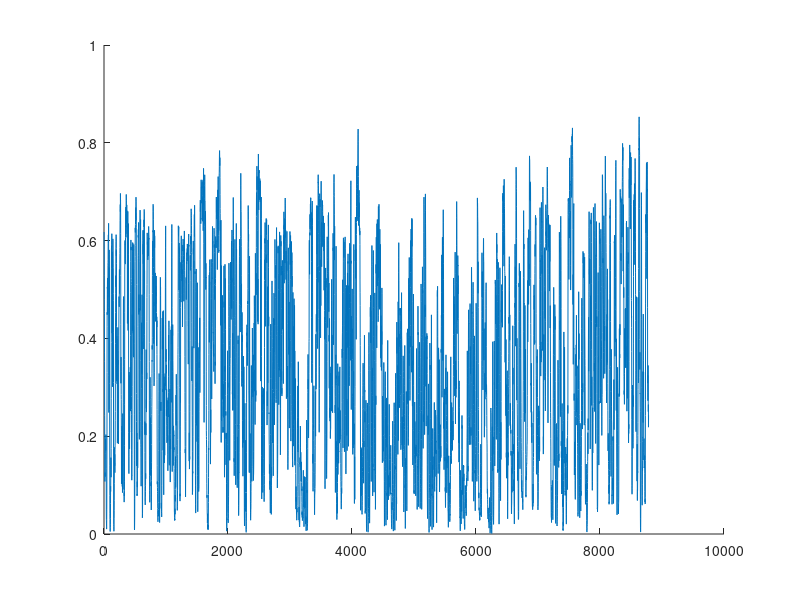

MATLAB code for this plot: (Note: this script raises an error after producing the figure.)
clear all
close all
clc
%% Load in the wind generation data
addpath(genpath('~/CEE272R')) % set main path
% addpath(genpath('~/cvx_temp')) % set cvx path % Oskar
load('HourlyWindGenTX.mat') % Raw hourly wind generation and forecast data
%old % load('WindGenRampResults.mat') % Ramp detection algorithm results
load('ramps_real_new.mat') % new extracted real ramps

%% algorithm hyperparameters
% max(ActualGeneration) % 8.5304e+03
% max(HouraheadForecast) % 9.4779e+03
% choose normalization factor to 10,000 MW to be consistant with max of
% actual and forecast generation
pre_scale_factor = 10000;
% hyperparameter for L1TF - determines how many points are used to fit
% curve -> lower lambda, more points (regularization term)
lambda = 0.1;

% scale inputs instead of handling scaling later
real = ActualGeneration / pre_scale_factor;
pred = HouraheadForecast / pre_scale_factor;
scale_factor = 1;



%% run algorithm 
% only do if necessary, takes long
%[ramps_real_up, ramps_real_down] = detect_ramps(ActualGeneration, scale_factor, lambda);
%% run algorithm
%[ramps_pred_up, ramps_pred_down] = detect_ramps(HouraheadForecast, scale_factor, lambda);

%% e.g. plot the extracted ramps
figure(1); hold on;
plot(real)
plot_ramps_simple(ramps_real_up , ramps_real_down)
legend ('Detected up (real)','Detected down (real)')

%% extract corresponding ?ramps? from other time series
r2p_up = compare_ramps(ramps_real_up,pred,scale_factor);
r2p_down = compare_ramps(ramps_real_down,pred,scale_factor);
%%
% p2r_up = compare_ramps(ramps_pred_up,real,scale_factor);
% p2r_down = compare_ramps(ramps_pred_down,real,scale_factor);

%% plot extracted ramps and corresponding time series ramps
figure; hold on;
% plot(real)
plot_ramps(r2p_up, r2p_down)
legend ('Detected up (real)','Detected down (real)','ts up','ts down')
%%
% figure(3); hold on;
% plot_ramps(p2r_up, p2r_down)
% legend ('Detected up (pred)','Detected down (pred)','ts up','ts down')

%%  calculate the difference between detected ramps and the corresponding forecast time series (detected - time series)
[r2p_diff_up, r2p_diff_down] = compare_diffs(r2p_up, r2p_down);
%%
% [p2r_diff_up, p2r_diff_down] = compare_diffs(p2r_up, p2r_down);

%% plot differences
figure; hold on;
plot_diffs(r2p_diff_up, r2p_diff_down, '(Real to Pred)')
%%
figure
plot_diffs_RR(r2p_diff_up, r2p_diff_down, '(Real to Pred)')
%%
% figure(5); hold on;
% plot_diffs(p2r_diff_up, p2r_diff_down, '(Pred to Real)')
% figure
% plot_diffs_RR(p2r_diff_up, p2r_diff_down, '(Pred to Real)')


%% Calculate RR
rr = @(x) (x(:,4) - x(:,3)) ./ (x(:,2) - x(:,1));
rr2 = @(x) (x(:,6) - x(:,5)) ./ (x(:,2) - x(:,1));
r2p_RR_up = [rr(r2p_up), rr2(r2p_up)];
r2p_RR_down = - [rr(r2p_down), rr2(r2p_down)];

%% plot RR
figure
plot_RR(r2p_RR_up, r2p_RR_down, 'Real','Pred')

%% calculate swing
swing_real_up = r2p_up(:,4)-r2p_up(:,3);
swing_pred_up = r2p_up(:,6)-r2p_up(:,5);

swing_real_down = r2p_down(:,3)-r2p_down(:,4);
swing_pred_down = r2p_down(:,5)-r2p_down(:,6);

swing_real_all = [swing_real_up;swing_real_down];
swing_pred_all = [swing_pred_up;swing_pred_down];

%% Swing Plots
scenarios = ['Real Ramps                 ';
             'Extrapolated Forecast Ramps'];
% scenarios_dif = 'Difference (Real - Pred)   ';
swing(:,1) = swing_real_all;
swing(:,2) = swing_pred_all;
swing_dif = swing_real_all - swing_pred_all;
%%
figure
boxplot(swing, scenarios);
ylabel('MW')
title('Swing Comparison')
%%
figure
% boxplot(swing_dif, scenarios_dif);
boxplot(swing_dif);
ylabel('MW')
title('Swing Magnitude Difference (Real - Pred)')

%% Save data

csvwrite('~/CEE272R/case_1/results/real.csv', real)
csvwrite('~/CEE272R/case_1/results/pred.csv', pred)
csvwrite('~/CEE272R/case_1/results/r2p_up.csv', r2p_up)
csvwrite('~/CEE272R/case_1/results/r2p_down.csv', r2p_down)
csvwrite('~/CEE272R/case_1/results/r2p_diff_up.csv', r2p_diff_up)
csvwrite('~/CEE272R/case_1/results/r2p_diff_down.csv', r2p_diff_down)
csvwrite('~/CEE272R/case_1/results/r2p_RR_up.csv', r2p_RR_up)
csvwrite('~/CEE272R/case_1/results/r2p_RR_down.csv', r2p_RR_down)


